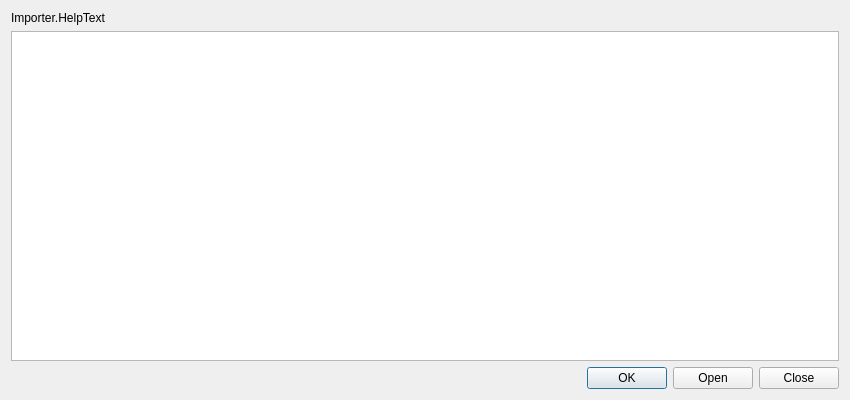
<?xml version="1.0" encoding="UTF-8"?>
<?xml-model href="XML-Schema-Qt5.15.xsd" ?>
<ui version="4.0">
 <class>OBSImporter</class>
 <widget class="QDialog" name="OBSImporter">
  <property name="geometry">
   <rect>
    <x>0</x>
    <y>0</y>
    <width>850</width>
    <height>400</height>
   </rect>
  </property>
  <property name="windowTitle">
   <string>Importer</string>
  </property>
  <layout class="QGridLayout" name="gridLayout">
   <item row="0" column="0">
    <widget class="QLabel" name="label">
     <property name="text">
      <string>Importer.HelpText</string>
     </property>
    </widget>
   </item>
   <item row="2" column="0">
    <layout class="QHBoxLayout" name="horizontalLayout_4">
     <property name="spacing">
      <number>6</number>
     </property>
     <item>
      <widget class="QDialogButtonBox" name="buttonBox">
       <property name="standardButtons">
        <set>QDialogButtonBox::Close|QDialogButtonBox::Open|QDialogButtonBox::Ok</set>
       </property>
      </widget>
     </item>
    </layout>
   </item>
   <item row="1" column="0">
    <widget class="QTableView" name="tableView">
     <property name="selectionMode">
      <enum>QAbstractItemView::NoSelection</enum>
     </property>
     <attribute name="horizontalHeaderDefaultSectionSize">
      <number>23</number>
     </attribute>
     <attribute name="horizontalHeaderMinimumSectionSize">
      <number>23</number>
     </attribute>
     <attribute name="verticalHeaderVisible">
      <bool>false</bool>
     </attribute>
     <attribute name="verticalHeaderDefaultSectionSize">
      <number>23</number>
     </attribute>
    </widget>
   </item>
  </layout>
 </widget>
 <resources/>
 <connections/>
</ui>
